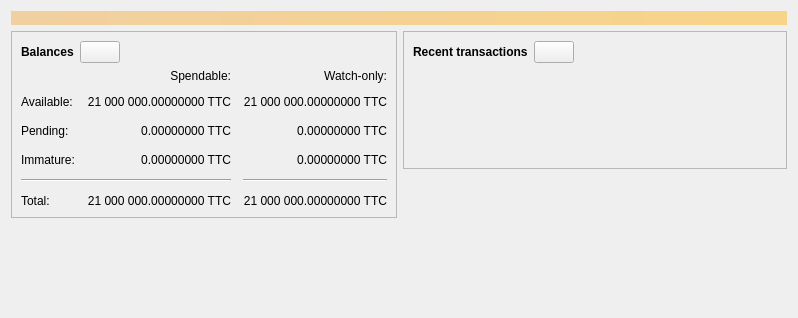
<?xml version="1.0" encoding="UTF-8"?>
<ui version="4.0">
 <class>OverviewPage</class>
 <widget class="QWidget" name="OverviewPage">
  <property name="geometry">
   <rect>
    <x>0</x>
    <y>0</y>
    <width>798</width>
    <height>318</height>
   </rect>
  </property>
  <property name="windowTitle">
   <string>Form</string>
  </property>
  <layout class="QVBoxLayout" name="topLayout">
   <item>
    <widget class="QLabel" name="labelAlerts">
     <property name="visible">
      <bool>false</bool>
     </property>
     <property name="styleSheet">
      <string notr="true">QLabel { background-color: qlineargradient(x1: 0, y1: 0, x2: 1, y2: 0, stop:0 #F0D0A0, stop:1 #F8D488); color:#000000; }</string>
     </property>
     <property name="wordWrap">
      <bool>true</bool>
     </property>
     <property name="margin">
      <number>3</number>
     </property>
     <property name="textInteractionFlags">
      <set>Qt::TextSelectableByMouse</set>
     </property>
    </widget>
   </item>
   <item>
    <layout class="QHBoxLayout" name="horizontalLayout" stretch="1,1">
     <item>
      <layout class="QVBoxLayout" name="verticalLayout_2">
       <item>
        <widget class="QFrame" name="frame">
         <property name="frameShape">
          <enum>QFrame::StyledPanel</enum>
         </property>
         <property name="frameShadow">
          <enum>QFrame::Raised</enum>
         </property>
         <layout class="QVBoxLayout" name="verticalLayout_4">
          <item>
           <layout class="QHBoxLayout" name="horizontalLayout_4">
            <item>
             <widget class="QLabel" name="label_5">
              <property name="font">
               <font>
                <weight>75</weight>
                <bold>true</bold>
               </font>
              </property>
              <property name="text">
               <string>Balances</string>
              </property>
             </widget>
            </item>
            <item>
             <widget class="QPushButton" name="labelWalletStatus">
              <property name="enabled">
               <bool>true</bool>
              </property>
              <property name="maximumSize">
               <size>
                <width>45</width>
                <height>16777215</height>
               </size>
              </property>
              <property name="toolTip">
               <string>The displayed information may be out of date. Your wallet automatically synchronizes with the Testcoin network after a connection is established, but this process has not completed yet.</string>
              </property>
              <property name="text">
               <string/>
              </property>
              <property name="icon">
               <iconset resource="../testcoin.qrc">
                <normaloff>:/icons/warning</normaloff>
                <disabledoff>:/icons/warning</disabledoff>:/icons/warning</iconset>
              </property>
              <property name="iconSize">
               <size>
                <width>24</width>
                <height>24</height>
               </size>
              </property>
             </widget>
            </item>
            <item>
             <spacer name="horizontalSpacer_3">
              <property name="orientation">
               <enum>Qt::Horizontal</enum>
              </property>
              <property name="sizeHint" stdset="0">
               <size>
                <width>40</width>
                <height>20</height>
               </size>
              </property>
             </spacer>
            </item>
           </layout>
          </item>
          <item>
           <layout class="QGridLayout" name="gridLayout">
            <property name="spacing">
             <number>12</number>
            </property>
            <item row="2" column="2">
             <widget class="QLabel" name="labelWatchPending">
              <property name="cursor">
               <cursorShape>IBeamCursor</cursorShape>
              </property>
              <property name="toolTip">
               <string>Unconfirmed transactions to watch-only addresses</string>
              </property>
              <property name="text">
               <string notr="true">0.00000000 TTC</string>
              </property>
              <property name="alignment">
               <set>Qt::AlignRight|Qt::AlignTrailing|Qt::AlignVCenter</set>
              </property>
              <property name="textInteractionFlags">
               <set>Qt::LinksAccessibleByMouse|Qt::TextSelectableByKeyboard|Qt::TextSelectableByMouse</set>
              </property>
             </widget>
            </item>
            <item row="2" column="1">
             <widget class="QLabel" name="labelUnconfirmed">
              <property name="cursor">
               <cursorShape>IBeamCursor</cursorShape>
              </property>
              <property name="toolTip">
               <string>Total of transactions that have yet to be confirmed, and do not yet count toward the spendable balance</string>
              </property>
              <property name="text">
               <string notr="true">0.00000000 TTC</string>
              </property>
              <property name="alignment">
               <set>Qt::AlignRight|Qt::AlignTrailing|Qt::AlignVCenter</set>
              </property>
              <property name="textInteractionFlags">
               <set>Qt::LinksAccessibleByMouse|Qt::TextSelectableByKeyboard|Qt::TextSelectableByMouse</set>
              </property>
             </widget>
            </item>
            <item row="3" column="2">
             <widget class="QLabel" name="labelWatchImmature">
              <property name="cursor">
               <cursorShape>IBeamCursor</cursorShape>
              </property>
              <property name="toolTip">
               <string>Mined balance in watch-only addresses that has not yet matured</string>
              </property>
              <property name="text">
               <string notr="true">0.00000000 TTC</string>
              </property>
              <property name="alignment">
               <set>Qt::AlignRight|Qt::AlignTrailing|Qt::AlignVCenter</set>
              </property>
              <property name="textInteractionFlags">
               <set>Qt::LinksAccessibleByMouse|Qt::TextSelectableByKeyboard|Qt::TextSelectableByMouse</set>
              </property>
             </widget>
            </item>
            <item row="4" column="0" colspan="2">
             <widget class="Line" name="line">
              <property name="orientation">
               <enum>Qt::Horizontal</enum>
              </property>
             </widget>
            </item>
            <item row="4" column="2">
             <widget class="Line" name="lineWatchBalance">
              <property name="sizePolicy">
               <sizepolicy hsizetype="Preferred" vsizetype="Fixed">
                <horstretch>0</horstretch>
                <verstretch>0</verstretch>
               </sizepolicy>
              </property>
              <property name="minimumSize">
               <size>
                <width>140</width>
                <height>0</height>
               </size>
              </property>
              <property name="orientation">
               <enum>Qt::Horizontal</enum>
              </property>
             </widget>
            </item>
            <item row="5" column="0">
             <widget class="QLabel" name="labelTotalText">
              <property name="text">
               <string>Total:</string>
              </property>
             </widget>
            </item>
            <item row="3" column="1">
             <widget class="QLabel" name="labelImmature">
              <property name="cursor">
               <cursorShape>IBeamCursor</cursorShape>
              </property>
              <property name="toolTip">
               <string>Mined balance that has not yet matured</string>
              </property>
              <property name="text">
               <string notr="true">0.00000000 TTC</string>
              </property>
              <property name="alignment">
               <set>Qt::AlignRight|Qt::AlignTrailing|Qt::AlignVCenter</set>
              </property>
              <property name="textInteractionFlags">
               <set>Qt::LinksAccessibleByMouse|Qt::TextSelectableByKeyboard|Qt::TextSelectableByMouse</set>
              </property>
             </widget>
            </item>
            <item row="2" column="3">
             <spacer name="horizontalSpacer_2">
              <property name="orientation">
               <enum>Qt::Horizontal</enum>
              </property>
              <property name="sizeHint" stdset="0">
               <size>
                <width>40</width>
                <height>20</height>
               </size>
              </property>
             </spacer>
            </item>
            <item row="3" column="0">
             <widget class="QLabel" name="labelImmatureText">
              <property name="text">
               <string>Immature:</string>
              </property>
             </widget>
            </item>
            <item row="5" column="1">
             <widget class="QLabel" name="labelTotal">
              <property name="cursor">
               <cursorShape>IBeamCursor</cursorShape>
              </property>
              <property name="toolTip">
               <string>Your current total balance</string>
              </property>
              <property name="text">
               <string notr="true">21 000 000.00000000 TTC</string>
              </property>
              <property name="alignment">
               <set>Qt::AlignRight|Qt::AlignTrailing|Qt::AlignVCenter</set>
              </property>
              <property name="textInteractionFlags">
               <set>Qt::LinksAccessibleByMouse|Qt::TextSelectableByKeyboard|Qt::TextSelectableByMouse</set>
              </property>
             </widget>
            </item>
            <item row="5" column="2">
             <widget class="QLabel" name="labelWatchTotal">
              <property name="cursor">
               <cursorShape>IBeamCursor</cursorShape>
              </property>
              <property name="toolTip">
               <string>Current total balance in watch-only addresses</string>
              </property>
              <property name="text">
               <string notr="true">21 000 000.00000000 TTC</string>
              </property>
              <property name="alignment">
               <set>Qt::AlignRight|Qt::AlignTrailing|Qt::AlignVCenter</set>
              </property>
              <property name="textInteractionFlags">
               <set>Qt::LinksAccessibleByMouse|Qt::TextSelectableByKeyboard|Qt::TextSelectableByMouse</set>
              </property>
             </widget>
            </item>
            <item row="0" column="2">
             <widget class="QLabel" name="labelWatchonly">
              <property name="text">
               <string>Watch-only:</string>
              </property>
              <property name="alignment">
               <set>Qt::AlignRight|Qt::AlignTrailing|Qt::AlignVCenter</set>
              </property>
             </widget>
            </item>
            <item row="1" column="0">
             <widget class="QLabel" name="labelBalanceText">
              <property name="text">
               <string>Available:</string>
              </property>
             </widget>
            </item>
            <item row="1" column="1">
             <widget class="QLabel" name="labelBalance">
              <property name="cursor">
               <cursorShape>IBeamCursor</cursorShape>
              </property>
              <property name="toolTip">
               <string>Your current spendable balance</string>
              </property>
              <property name="text">
               <string notr="true">21 000 000.00000000 TTC</string>
              </property>
              <property name="alignment">
               <set>Qt::AlignRight|Qt::AlignTrailing|Qt::AlignVCenter</set>
              </property>
              <property name="textInteractionFlags">
               <set>Qt::LinksAccessibleByMouse|Qt::TextSelectableByKeyboard|Qt::TextSelectableByMouse</set>
              </property>
             </widget>
            </item>
            <item row="1" column="2">
             <widget class="QLabel" name="labelWatchAvailable">
              <property name="cursor">
               <cursorShape>IBeamCursor</cursorShape>
              </property>
              <property name="toolTip">
               <string>Your current balance in watch-only addresses</string>
              </property>
              <property name="text">
               <string notr="true">21 000 000.00000000 TTC</string>
              </property>
              <property name="alignment">
               <set>Qt::AlignRight|Qt::AlignTrailing|Qt::AlignVCenter</set>
              </property>
              <property name="textInteractionFlags">
               <set>Qt::LinksAccessibleByMouse|Qt::TextSelectableByKeyboard|Qt::TextSelectableByMouse</set>
              </property>
             </widget>
            </item>
            <item row="2" column="0">
             <widget class="QLabel" name="labelPendingText">
              <property name="text">
               <string>Pending:</string>
              </property>
             </widget>
            </item>
            <item row="0" column="1">
             <widget class="QLabel" name="labelSpendable">
              <property name="text">
               <string>Spendable:</string>
              </property>
              <property name="alignment">
               <set>Qt::AlignRight|Qt::AlignTrailing|Qt::AlignVCenter</set>
              </property>
             </widget>
            </item>
           </layout>
          </item>
         </layout>
        </widget>
       </item>
       <item>
        <spacer name="verticalSpacer">
         <property name="orientation">
          <enum>Qt::Vertical</enum>
         </property>
         <property name="sizeHint" stdset="0">
          <size>
           <width>20</width>
           <height>40</height>
          </size>
         </property>
        </spacer>
       </item>
      </layout>
     </item>
     <item>
      <layout class="QVBoxLayout" name="verticalLayout_3">
       <item>
        <widget class="QFrame" name="frame_2">
         <property name="frameShape">
          <enum>QFrame::StyledPanel</enum>
         </property>
         <property name="frameShadow">
          <enum>QFrame::Raised</enum>
         </property>
         <layout class="QVBoxLayout" name="verticalLayout">
          <item>
           <layout class="QHBoxLayout" name="horizontalLayout_2">
            <item>
             <widget class="QLabel" name="label_4">
              <property name="font">
               <font>
                <weight>75</weight>
                <bold>true</bold>
               </font>
              </property>
              <property name="text">
               <string>Recent transactions</string>
              </property>
             </widget>
            </item>
            <item>
             <widget class="QPushButton" name="labelTransactionsStatus">
              <property name="enabled">
               <bool>true</bool>
              </property>
              <property name="maximumSize">
               <size>
                <width>45</width>
                <height>16777215</height>
               </size>
              </property>
              <property name="toolTip">
               <string>The displayed information may be out of date. Your wallet automatically synchronizes with the Testcoin network after a connection is established, but this process has not completed yet.</string>
              </property>
              <property name="text">
               <string/>
              </property>
              <property name="icon">
               <iconset resource="../testcoin.qrc">
                <normaloff>:/icons/warning</normaloff>
                <disabledoff>:/icons/warning</disabledoff>:/icons/warning</iconset>
              </property>
              <property name="iconSize">
               <size>
                <width>24</width>
                <height>24</height>
               </size>
              </property>
             </widget>
            </item>
            <item>
             <spacer name="horizontalSpacer">
              <property name="orientation">
               <enum>Qt::Horizontal</enum>
              </property>
              <property name="sizeHint" stdset="0">
               <size>
                <width>40</width>
                <height>20</height>
               </size>
              </property>
             </spacer>
            </item>
           </layout>
          </item>
          <item>
           <widget class="TransactionOverviewWidget" name="listTransactions">
            <property name="styleSheet">
             <string notr="true">QListView { background: transparent; }</string>
            </property>
            <property name="frameShape">
             <enum>QFrame::NoFrame</enum>
            </property>
            <property name="verticalScrollBarPolicy">
             <enum>Qt::ScrollBarAlwaysOff</enum>
            </property>
            <property name="horizontalScrollBarPolicy">
             <enum>Qt::ScrollBarAlwaysOff</enum>
            </property>
            <property name="sizeAdjustPolicy">
             <enum>QAbstractScrollArea::AdjustToContents</enum>
            </property>
            <property name="selectionMode">
             <enum>QAbstractItemView::NoSelection</enum>
            </property>
            <property name="uniformItemSizes">
             <bool>true</bool>
            </property>
           </widget>
          </item>
         </layout>
        </widget>
       </item>
       <item>
        <spacer name="verticalSpacer_2">
         <property name="orientation">
          <enum>Qt::Vertical</enum>
         </property>
         <property name="sizeHint" stdset="0">
          <size>
           <width>20</width>
           <height>40</height>
          </size>
         </property>
        </spacer>
       </item>
      </layout>
     </item>
    </layout>
   </item>
  </layout>
 </widget>
 <customwidgets>
  <customwidget>
   <class>TransactionOverviewWidget</class>
   <extends>QListView</extends>
   <header>qt/transactionoverviewwidget.h</header>
  </customwidget>
 </customwidgets>
 <resources/>
 <connections/>
</ui>
